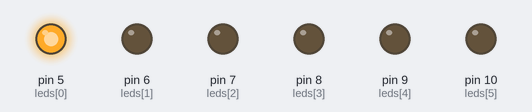
Simulated run of this sketch. Board: Arduino Uno, built with avr-gcc and run on an emulated ATmega328P. Parts: output pins drawn as LEDs (lit = HIGH). Random numbers use the default seed unless the sketch sets one.

Above: at 0.1 s.
At 6.1 s:
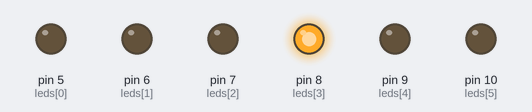
At 11.1 s:
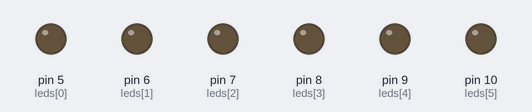
At 14.1 s:
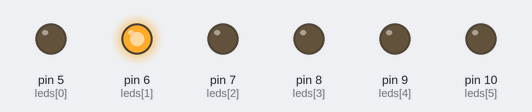
At 24.1 s:
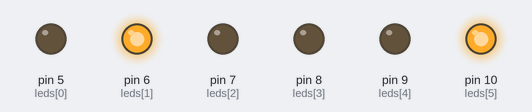
At 38.1 s:
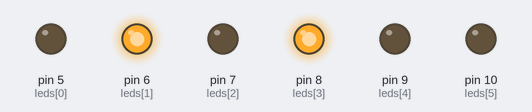
Timing chart, 0 to 40.0 s (numbered marks = the images above):
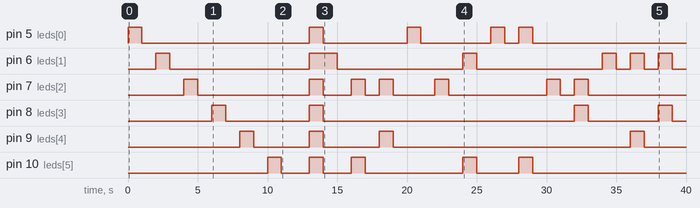

The sketch:

Four_Leds_Blink.ino
```cpp
// First we create a list of all the pins that we gonna use.
// Each digital pin from our Arduino is connected to an LED, so we can name this array as leds.
// I was using 3 different standalone leds and one RGB led for this project. My setup was something like this:
// Arduino pin 5 = Red LED
// Arduino pin 6 = Green LED
// Arduino pin 7 = Blue LED
// Arduino pin 8 = The blue color from a RGB LED
// Arduino pin 9 = The red color from a RGB LED
// Arduino pin 10 = The green color from a RGB LED
int leds[] = { 5, 6, 7, 8, 9, 10 };

// Because we want to have some delay between each action, we are initiating a timer here. The timer is in miliseconds, so 1000 ms = 1 sec.
int timer = 1000;

// We want to add some randomness in our project, so we are using the next to variables to add that.
int lastLed = 0; // Saves the last LED that has been turned on and off.
int randomLed = 0; // Saves the current random LED

void setup() {

 // Here we are setting up our hardware. We want all the pins to act as outputs, so we are using the command pinMode to do that.
  // That could be enough, but I wanted to do a test drive to make sure that the LEDs are working as they should be.
  // In the first loop I turn on each LED on and off, and with the last two loops, I turn all the LEDs on and off at the same time.
  for (int i = 0; i < (sizeof(leds) / sizeof(int)); i++) {
    pinMode(leds[i], OUTPUT);
    digitalWrite(leds[i], HIGH);
    delay(timer);
    digitalWrite(leds[i], LOW);
    delay(timer);
  }
  delay(timer);

  // All the LEDs turned on
  for (int i = 0; i < (sizeof(leds) / sizeof(int)); i++) {
    digitalWrite(leds[i], HIGH);
  }
  // 1 secend delay
  delay(timer);

  // All the LEDs turned off
  for (int i = 0; i < (sizeof(leds) / sizeof(int)); i++) {
    digitalWrite(leds[i], LOW);
  }
}

// Here is my main function.
void loop() {
  // I choose a number between 0 and 5. I choose 6 because if you look at the array leds, you can see that I am using 6 LEDs for this project.
  randomLed = random(6);

  // If the random choosen LED is the same as the last LED, then we skip that and we start over.
  if (randomLed != lastLed) {

	// If the random LED is one of the standalone LEDs, then we turned it on and off with a delay.
    if (randomLed <= 2) {
      digitalWrite(leds[randomLed], HIGH);
      delay(timer);
      digitalWrite(leds[randomLed], LOW);
      delay(timer);

	// If the random LED is the RGB LED, then I am randomizing again the effect to get two colors to turn on at the same time. Still there is a chance to see only one color.
    } else {
      int randomRGB = random(3);
      digitalWrite(leds[randomLed], HIGH);
      digitalWrite(leds[randomRGB], HIGH);
      delay(timer);
      digitalWrite(leds[randomLed], LOW);
      digitalWrite(leds[randomRGB], LOW);
      delay(timer);
    }
  }

  // I save the last led that was been used.
  lastLed = randomLed;
}
```

Measured:
- by itself, pin 5 (leds[0]): HIGH → LOW at 1.0 s, → HIGH 12.0 s later, → LOW 1.0 s later, → HIGH 6.0 s later, … (9 changes in this stretch)
- by itself, pin 6 (leds[1]): HIGH → LOW at 3.0 s, → HIGH 10.0 s later, → LOW 2.0 s later, → HIGH 9.0 s later, … (11 changes in this stretch)
- by itself, pin 7 (leds[2]): HIGH → LOW at 5.0 s, → HIGH 8.0 s later, → LOW 1.0 s later, → HIGH 2.0 s later, … (13 changes in this stretch)
- by itself, pin 8 (leds[3]): goes LOW 6.0 s, HIGH 1.0 s, LOW 18.0 s, HIGH 1.0 s, LOW 5.0 s, HIGH 1.0 s, then LOW
- by itself, pin 9 (leds[4]): goes LOW 4.0 s, HIGH 1.0 s, LOW 4.0 s, HIGH 1.0 s, LOW 17.0 s, HIGH 1.0 s, then LOW
- by itself, pin 10 (leds[5]): HIGH → LOW at 11.0 s, → HIGH 2.0 s later, → LOW 1.0 s later, → HIGH 2.0 s later, … (9 changes in this stretch)
